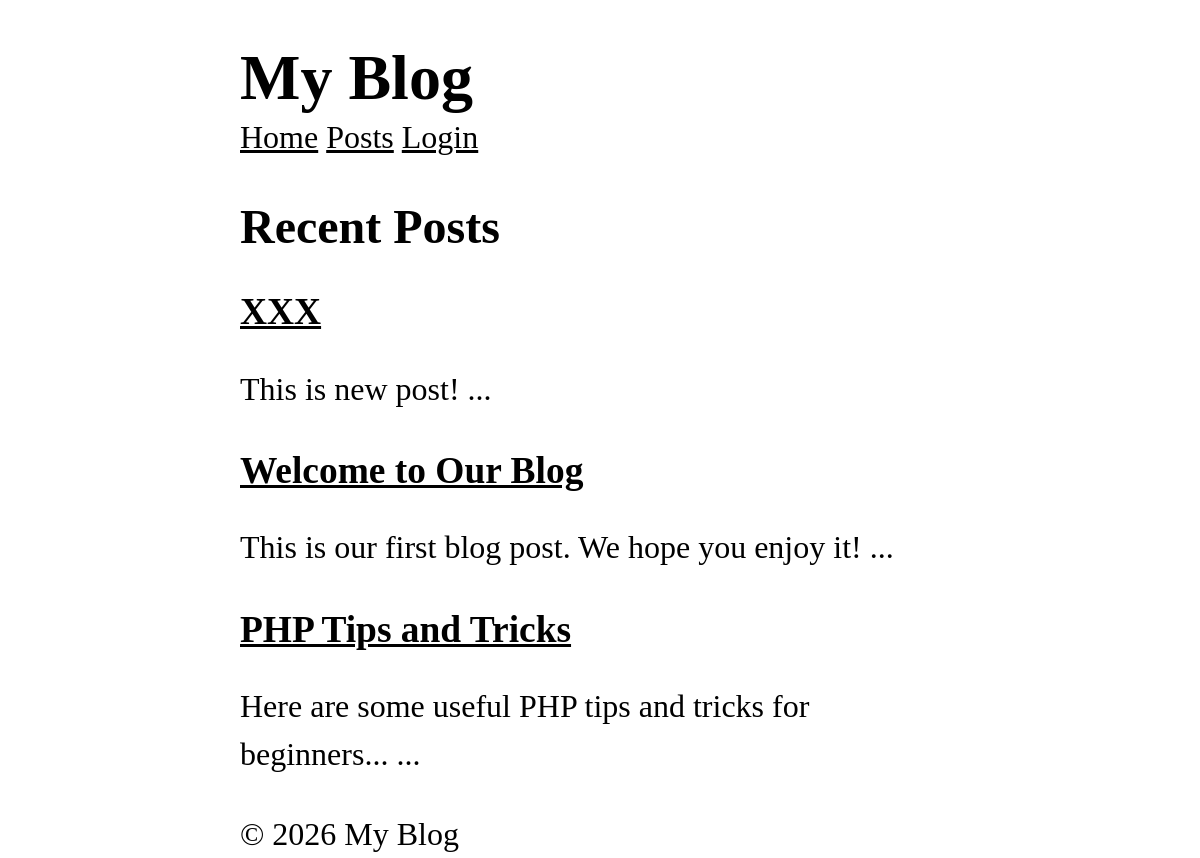
Before: / with the older database file.
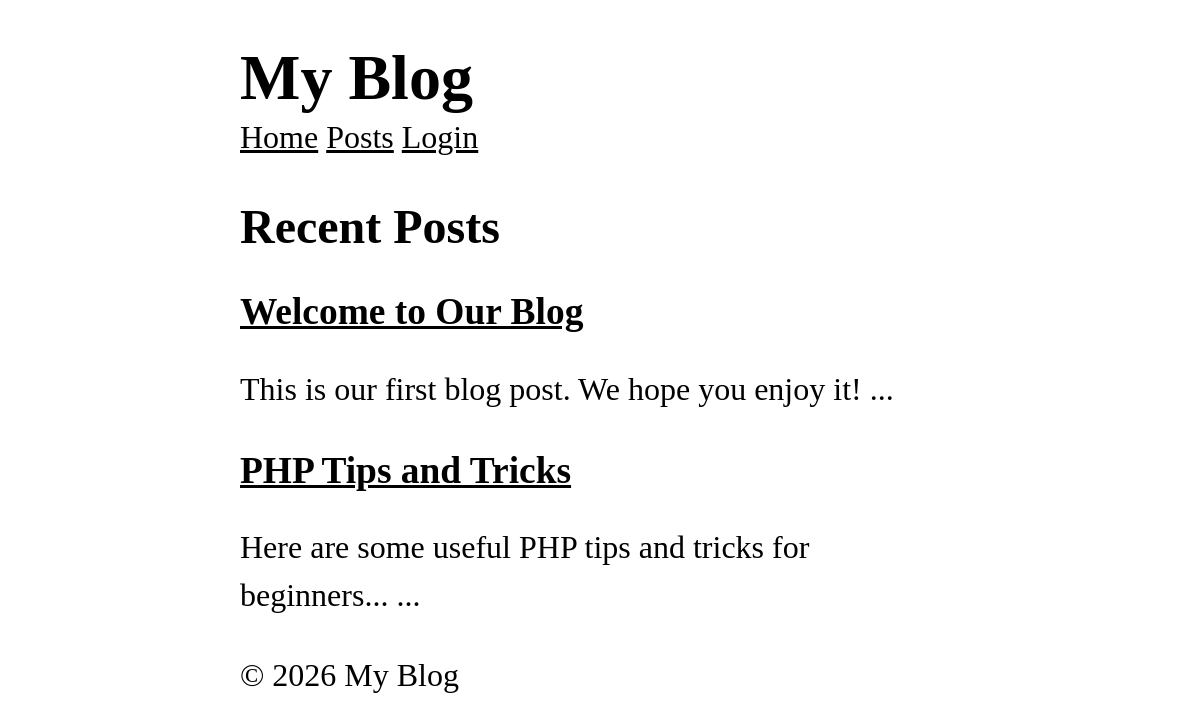
After: the same page with the newer database file.
### tables this page shows
CREATE TABLE posts (
    id INTEGER PRIMARY KEY AUTOINCREMENT,
    title TEXT NOT NULL,
    content TEXT NOT NULL,
    views INTEGER DEFAULT 0,
    user_id INTEGER NOT NULL,
    created_at DATETIME DEFAULT CURRENT_TIMESTAMP,
    FOREIGN KEY (user_id) REFERENCES users (id)
);

### core/App.php (called while the page is built, shortened)
<?php
class App {
    protected static $container = [];
    public static function bind(string $key, mixed $value): void {
        static::$container[$key] = $value;
    }
    public static function get(string $key): mixed {
        return static::$container[$key];
    }
}

### app/Models/Post.php (called while the page is built, shortened)
<?php
class Post extends Model {
    protected static string $table = 'posts';
    public static function getRecent(?int $limit = null, ?int $page = null, ?string $search = null) {
        $db = App::get('database');
        $query = "SELECT * FROM " . static::$table;
        $params = [];
        $query .= " ORDER BY created_at DESC";
        if($limit !== null) {
            $query .= " LIMIT ?";
            $params[] = $limit;
        }
        return $db->fetchAll($query, $params, static::class);
    }
}

### core/Database.php (called while the page is built, shortened)
<?php
class Database {
    protected $pdo;
    public function __construct(array $config) {
        try {
            $dsn = $this->createDsn($config);
            $username = $config['username'] ?? null;
            $password = $config['password'] ?? null;
            $options = $config['options'] ?? null;
            $this->pdo = new PDO($dsn, $username, $password, $options);
            $this->pdo->setAttribute(PDO::ATTR_ERRMODE, PDO::ERRMODE_EXCEPTION);
        } catch (PDOException $e) {
            throw new Exception("Could not connect to the database");
        }
    }
    protected function createDsn(array $config): string {
        $driver = $config['driver'];
        $dbname = $config['dbname'];
        return match($driver) {
            'sqlite' => "sqlite:$dbname",
            default => throw new Exception("Unsupported database driver: $driver")
        };
    }
    public function query(string $sql, array $params = []): PDOStatement {
        $stmt = $this->pdo->prepare($sql);
        $stmt->execute($params);
        return $stmt;
    }
    public function fetchAll(string $sql, array $params = [], ?string $className = null): array {
        $stmt = $this->query($sql, $params);
        return $className
            ? $stmt->fetchAll(PDO::FETCH_CLASS, $className)
            : $stmt->fetchAll(PDO::FETCH_ASSOC);
    }
}

### app/Controllers/HomeController.php (called while the page is built, shortened)
<?php
class HomeController {
    public function index() {
        $posts = Post::getRecent(5);
        return View::render(
            template: 'home/index',
            data: [
                'posts' => $posts
            ],
            layout: 'layouts/main'
        );
    }
}

### app/Middlewares/CSRF.php (called while the page is built, shortened)
<?php
class CSRF implements Middleware {
  public function handle(callable $next) {
    return $next();
    }
}

### app/Middlewares/View.php (called while the page is built, shortened)
<?php
class View implements Middleware {
    public function handle(callable $next) {
        return $next();
    }
}

### public/index.php (called while the page is built, shortened)
<?php
$router = new Router();
$uri = parse_url($_SERVER['REQUEST_URI'], PHP_URL_PATH);
$method = $_SERVER['REQUEST_METHOD'];
$router->dispatch($uri, $method);

### core/View.php (called while the page is built, shortened)
<?php
class View {
    protected static $globals = [];
    public static function share(string $key, mixed $value): void {
        static::$globals[$key] = $value;
    }
    public static function render(string $template, array $data = [], ?string $layout = null): string {
        $data = [...static::$globals, ...$data];
        $content = static::renderTemplate(
            $template,
            $data
        );
        return static::renderLayout($layout, $data, $content);
    }
    public static function partial(string $template, array $data = []): string {
        return static::renderTemplate("/partials/$template", $data);
    }
    protected static function renderTemplate(string $template, array $data): string {
        extract($data);
        $path = dirname(__DIR__). "/app/Views/$template.php";
        require $path;
        return ob_get_clean();
    }
    protected static function renderLayout(?string $template, array $data, string $content): string {
        return ob_get_clean();
    }
}

### helpers.php (called while the page is built, shortened)
<?php
if(!function_exists('partial')) {
    function partial(string $template, array $data = []): string {
        return View::partial($template, $data);
    }
}

### app/Views/partials/_posts.php (the view)
<?php foreach($posts as $post): ?>
    <article>
        <h3>
            <a href="/posts/<?= $post->id ?>">
                <?=  htmlspecialchars($post->title) ?>
            </a>
        </h3>
        <p>
            <?=  htmlspecialchars(substr($post->content, 0, 150 )) ?> ...
        </p>
    </article>
<?php endforeach; ?>

Changed rows visible on the page:
removed posts: title "XXX", content "This is new post!"
